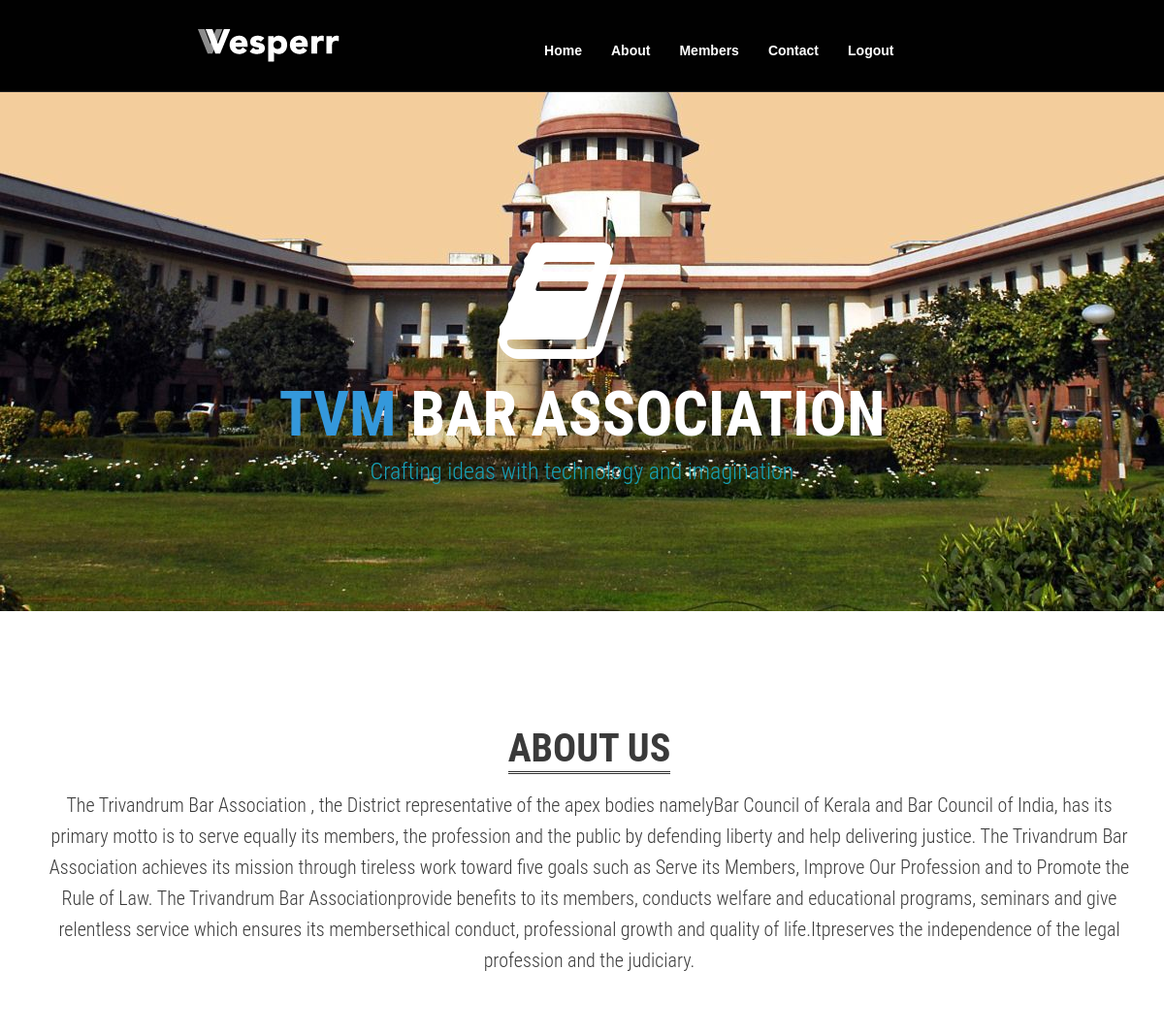
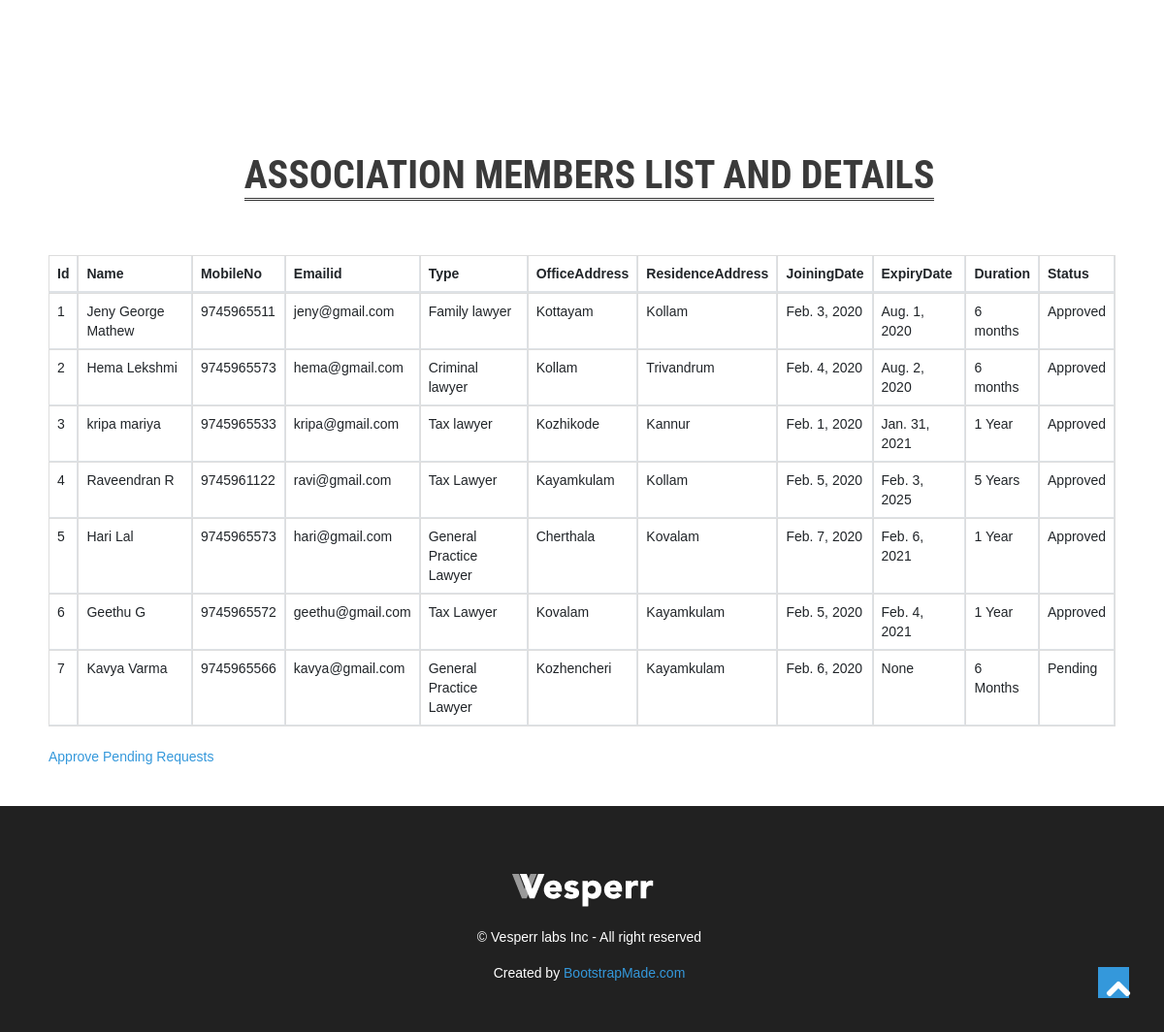
The page /adminhome/ on the database its author committed (2 pictures, top to bottom).
### tba_app/models.py (models this page shows)
class registration(models.Model):
    name=models.CharField(max_length=30)
    mobileno=models.CharField(max_length=50)
    emailid=models.EmailField()
    types=models.CharField(max_length=30)
    officeadd=models.CharField(max_length=50)
    residenceadd=models.CharField(max_length=50)
    joiningdate=models.DateField()
    duration=models.CharField(max_length=20)
    approvedate=models.DateField(null=True,blank=True)
    status=models.CharField(max_length=20,null=True,blank=True)
    password=models.CharField(max_length=20,null=True,blank=True)
    expirydate=models.DateField(null=True,blank=True)
    class meta:
        db_table="registration"

### tba_app/views.py (the view)
# urls.py: path('adminhome/',views.viewreg,name='adminhome'),
def viewreg(request):
    queryset=registration.objects.all()
    return render(request,'adminhome.html',{'authors':queryset})

### tba_app/templates/adminhome.html (shortened to what this page needs)
<!doctype html>
<html lang="en">
<head>
   {%load static%}
   <link href="{%static 'css/bootstrap.min.css' %}" rel="stylesheet" />
  <link href="{%static 'css/bootstrap.css' %}" rel="stylesheet" />
  <link href="{%static 'css/bootstrap-responsive.css' %}" rel="stylesheet" />
  <link href="{%static 'css/prettyPhoto.css' %}" rel="stylesheet" />
  <link href="{%static 'css/animate.css' %}" rel="stylesheet" />
  <link href="{%static 'css/style.css' %}" rel="stylesheet" />
  <link href="{%static 'color/default.css' %}" rel="stylesheet" />
</head>
<body>
  <header>
    <div id="topnav" class="navbar navbar-fixed-top default">
      <div class="navbar-inner">
        <div class="container">
          <div class="logo">
            <a href="index.html"><img src="assets/img/logo.png" alt="" /></a>
          </div>
          <div class="navigation">
            <nav>
              <ul class="nav pull-right">
                <li><a href="{%url 'adminhome'%}">Home</a></li>
                <li><a href="#about">About</a></li>
                <li><a href="#member">Members</a></li>
                <li><a href="{%url 'contacts' %}">Contact</a></li>
                <li><a href="{%url 'index' %}">Logout </a></li>
              </ul>
            </nav>
          </div>
        </div>
      </div>
    </div>
  </header>
  <section id="intro">
    <div class="slogan">
      <div class="icon">
        <i class="icon-book icon-10x"></i>
      </div>
      <h1 ><span>TVM</span> BAR ASSOCIATION</h1>
      <h2 class="text-info">Crafting ideas with technology and imagination</h2>
    </div>
  </section>
  <section id="about" class="section">
    <div class="container">
      <div class="row">
        <div class="span12">
          <div class="heading">
            <h3><span>About us</span></h3>
          </div>
          <div class="sub-heading">
            <p>
            The Trivandrum Bar Association , the District representative of the apex bodies namelyBar Council of Kerala and Bar Council of India, has its primary motto is to serve equally its members, the profession and the public by defending liberty and help delivering justice.
The Trivandrum Bar Association achieves its mission through tireless work toward five goals such as Serve its Members, Improve Our Profession and to Promote the Rule of Law. The Trivandrum Bar Associationprovide benefits to its members, conducts welfare and educational programs, seminars and give relentless service which ensures its membersethical conduct, professional growth and quality of life.Itpreserves the independence of the legal profession and the judiciary.
             </p>
          </div>
        </div>
      </div>
  </section>
<section id="member" class="section">
  <div class="container">
    <div class="row">
      <div class="span12">
        <div class="heading">
          <h3><span>ASSOCIATION MEMBERS LIST AND DETAILS</span></h3>
        </div>
      </div>
    </div>
    <div>
      <table class="table table-bordered">
          <thead>
              <tr>
                  <th>Id</th>
                  <th>Name</th>
                  <th>MobileNo</th>
                  <th>Emailid</th>
                  <th>Type</th>
                  <th>OfficeAddress</th>
                  <th>ResidenceAddress</th>
                  <th>JoiningDate</th>
                  <th>ExpiryDate</th>
                  <th>Duration</th>
                  <th>Status</th>
              </tr>
          </thead>
          <tbody>
              {%if authors%}
              {%for i in authors%}
              <tr>
                  <td>{{i.id}}</td>
                  <td>{{i.name}}</td>
                  <td>{{i.mobileno}}</td>
                  <td>{{i.emailid}}</td>
                  <td>{{i.types}}</td>
                  <td>{{i.officeadd}}</td>
                  <td>{{i.residenceadd}}</td>
                  <td>{{i.joiningdate}}</td>
                  <td>{{i.expirydate}}</td>
                  <td>{{i.duration}}</td>
                  <td>{{i.status}}</td>
              </tr>
              {%endfor %}
              {%endif %}
          </tbody>
      </table>
      <div>
        <a href="{%url 'viewregistration' %}">Approve Pending Requests</a>
      </div>
  </div>
  </div>
</section>
  <footer>
    <div class="verybottom">
      <div class="container">
        <div class="row">
          <div class="span12">
            <div class="aligncenter">
              <div class="logo">
                <a class="brand" href="index.html"><img src="assets/img/logo.png" alt="" /></a>
              </div>
              <p>
                &copy; Vesperr labs Inc - All right reserved
              </p>
              <div class="credits">
                Created by <a href="https://bootstrapmade.com/">BootstrapMade.com</a>
              </div>
            </div>
          </div>
        </div>
      </div>
    </div>
  </footer>
  <a href="#" class="scrollup"><i class="icon-chevron-up icon-square icon-48 active"></i></a>
</body>
</html>

### tba_app/static/css/style.css (style rules this page uses)
body { margin: 0; padding:0; font-family: Arial, Tahoma, Verdana, Sans-serif; font-size: 14px; line-height: 1.6em; color: #666; background-color: #ffffff; }
h1, h2, h3, h4, h5, h6 { font-family: 'Roboto Condensed', sans-serif; line-height:1.1em; color: #3a3a3a; font-weight:300; margin-bottom:10px; }
h1 { font-size: 34px; }
h2 { font-size: 30px; }
h3 { font-size: 26px; }
section { padding:120px 0 40px 0; }
.container { padding: 0 20px 0 20px; }
.row { margin-bottom:40px; }
.heading { text-align:center; width:100%; }
.heading h3 { text-transform:uppercase; padding:0; margin:20px 0 30px 0; font-size:40px; font-weight:700; text-align:center; text-shadow: 0 1px 0 #ffffff; border-bottom:3px double #333; width:auto; display:inline; }
.sub-heading { text-align:center; margin:20px 0 20px 0; }
.sub-heading p { font-family: 'Roboto Condensed', sans-serif; font-size: 20px; line-height:1.6em; color: #3a3a3a; font-weight:200; }
header { position:relative; }
header .logo { float:left; margin:30px 0 0; }
.navigation { margin:30px 0 0; }
.navbar { padding:0 0 20px; margin:0; }
.navbar .nav { margin: 0 0 0 0; }
.navbar .nav > li > a { float: none; color: #fff; line-height:1em; text-decoration: none; text-shadow:none; z-index:100; outline:0; font-weight:bold; }
.default { background:#010101; border-bottom:1px solid #222; }
section#intro { background: #000 url(../img/bg/court1.jpg) 50% 0 no-repeat; position:relative; width:100%; height:auto; margin:0; padding:240px 0 120px; }
@media (min-width: 1024px) { section#intro { background-attachment: fixed; } }
section#intro { text-align:center; }
section#intro i { margin-left:0; text-align:center; }
section#intro h1 { color:#fff; font-size:64px; font-weight:700; }
section#intro h2 { color:#ddd; font-size:24px; }
.slogan i { color:#fff; }
.scrollup { position:fixed; width:48px; height:48px; bottom:20px; right:20px; }
a.scrollup { outline:0; }
[class^="icon-"], [class*=" icon-"] { float:none; }
.icon-square, .icon-rounded, .icon-plain, .icon-circled { margin: 10px 10px 10px 0; display: inline-block !important; text-align: center !important; color: #fff; width: 18px; height: 18px; padding:3px; font-size: 12px; line-height: 18px; text-shadow:none; cursor: pointer; }
.icon-square { background-color: #444; }
[class^="icon-"], [class*=" icon-"] { margin-top: 1px; margin-right: .3em; }
.icon-48 { width: 32px; height: 32px; padding:8px; font-size: 28px; line-height: 30px; }
footer { float:left; width:100%; background:#212121; color:#fff; margin:0; padding:40px 0 0 0; }
footer .verybottom { padding:30px 0 10px 0; }
.aligncenter { margin:0 auto; text-align:center; }
.aligncenter img, img.aligncenter { margin-bottom:20px; }

### tba_app/static/color/default.css (style rules this page uses)
a { color: #3498db; }
.slogan h1 span { color: #3498db; }
[class^="icon-"].active, [class*=" icon-"].active { background-color: #3498db; }

### rows shown on the page
registration: id "1", name "Jeny George Mathew", mobileno "9745965511", emailid "jeny@gmail.com", types "Family lawyer", officeadd "Kottayam", residenceadd "Kollam", joiningdate "Feb. 3, 2020", expirydate "Aug. 1, 2020", duration "6 months", status "Approved"
registration: id "2", name "Hema Lekshmi", mobileno "9745965573", emailid "hema@gmail.com", types "Criminal lawyer", officeadd "Kollam", residenceadd "Trivandrum", joiningdate "Feb. 4, 2020", expirydate "Aug. 2, 2020", duration "6 months", status "Approved"
registration: id "3", name "kripa mariya", mobileno "9745965533", emailid "kripa@gmail.com", types "Tax lawyer", officeadd "Kozhikode", residenceadd "Kannur", joiningdate "Feb. 1, 2020", expirydate "Jan. 31, 2021", duration "1 Year", status "Approved"
registration: id "4", name "Raveendran R", mobileno "9745961122", emailid "ravi@gmail.com", types "Tax Lawyer", officeadd "Kayamkulam", residenceadd "Kollam", joiningdate "Feb. 5, 2020", expirydate "Feb. 3, 2025", duration "5 Years", status "Approved"
registration: id "5", name "Hari Lal", mobileno "9745965573", emailid "hari@gmail.com", types "General Practice Lawyer", officeadd "Cherthala", residenceadd "Kovalam", joiningdate "Feb. 7, 2020", expirydate "Feb. 6, 2021", duration "1 Year", status "Approved"
registration: id "6", name "Geethu G", mobileno "9745965572", emailid "geethu@gmail.com", types "Tax Lawyer", officeadd "Kovalam", residenceadd "Kayamkulam", joiningdate "Feb. 5, 2020", expirydate "Feb. 4, 2021", duration "1 Year", status "Approved"
registration: id "7", name "Kavya Varma", mobileno "9745965566", emailid "kavya@gmail.com", types "General Practice Lawyer", officeadd "Kozhencheri", residenceadd "Kayamkulam", joiningdate "Feb. 6, 2020", expirydate "None", duration "6 Months", status "Pending"
